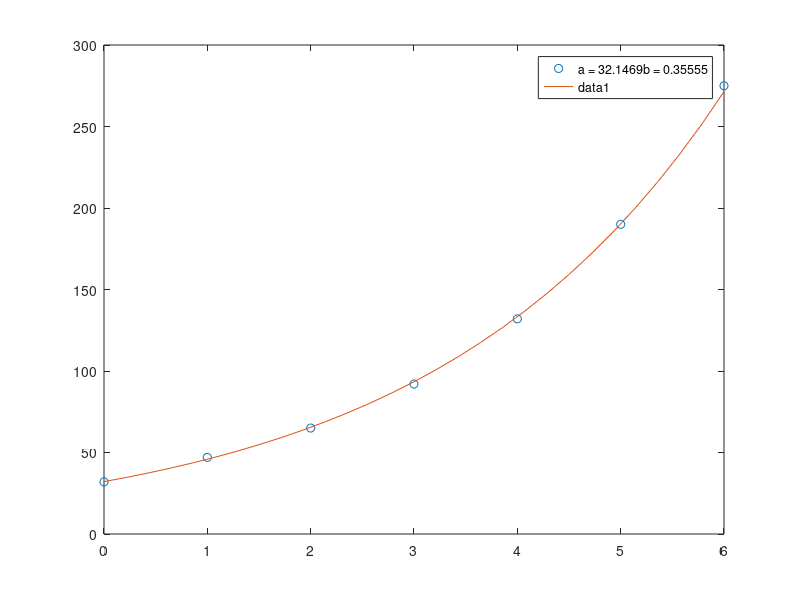

MATLAB code for this plot:
clear;
clc;

A = [0,1,2,3,4,5,6];
B =[32,47,65,92,132,190,275];

plot(A,B,'o')

[P]=polyfit(A,log(B),1);

b=P(1);
a=exp(P(2));
func =@(x)(a*exp(b*x));

legend(['a = ',num2str(a),'b = ', num2str(b)])
hold on

fplot(func,[0,6])

hold off